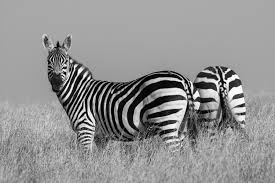
#> input picture ErosionDilation/picJ.jpeg, 275 x 183 px
$ python pythonJ.py
#> lines starting #> are read from the running program, lines starting #| are printed output that depends on the picture; after the words box and inside, x2 and y2 are one past the last pixel; in counts of white or black regions, pixels touching at a corner belong together
import cv2
import numpy as np
import matplotlib.pyplot as plt
import tkinter as tk
from tkinter import filedialog

# 1. Open local file picker
root = tk.Tk()
root.withdraw()
print("Select a COLORED image to see the Image Dilation and Erosion...")
image_path = filedialog.askopenfilename(title="Select Image",
                                        filetypes=[("Image files", "*.png *.jpg *.jpeg")])
#> the answer given: picJ.jpeg

if not image_path:
    print("No file selected! Exiting...")
else:
    # Load image
    img = cv2.imread(image_path)
#> img is the input picture: shape (183, 275, 3); min 0, max 255, mean 146.1
    if img is None:
        print("Error: Could not load image.")
    else:
        img = cv2.resize(img, (400, 400))
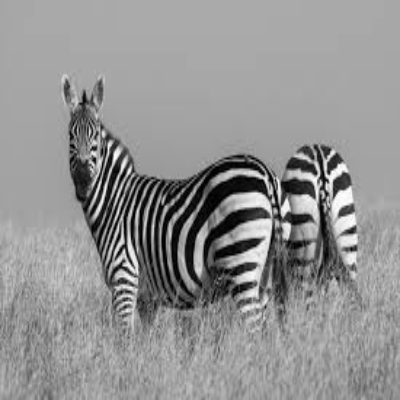
#> img: shape (400, 400, 3); min 0, max 255, mean 146
        img_rgb = cv2.cvtColor(img, cv2.COLOR_BGR2RGB)

        # --- PRE-PROCESSING ---
        # Convert to grayscale then Binary for Morphological Operations
        gray = cv2.cvtColor(img, cv2.COLOR_BGR2GRAY)
        _, binary_img = cv2.threshold(gray, 127, 255, cv2.THRESH_BINARY)
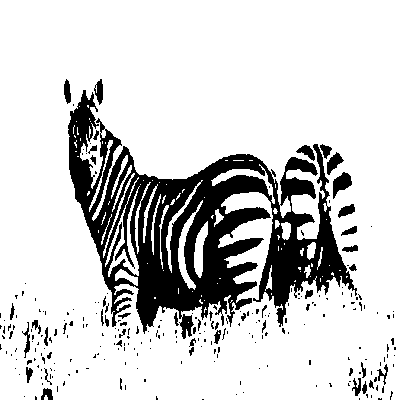
#> binary_img: shape (400, 400); 81.3% white; 257 black regions (212 under 20 px), largest, box (x1, y1, x2, y2) and area: (68, 90, 357, 339) 26235, (333, 172, 352, 199) 279, (327, 152, 344, 175) 190

        # Define Structuring Element (Kernel)
        kernel = np.ones((5, 5), np.uint8)

        # --- MORPHOLOGICAL OPERATIONS ---
        # 1. Erosion: Shrinks the white objects
        eroded = cv2.erode(binary_img, kernel, iterations=1)
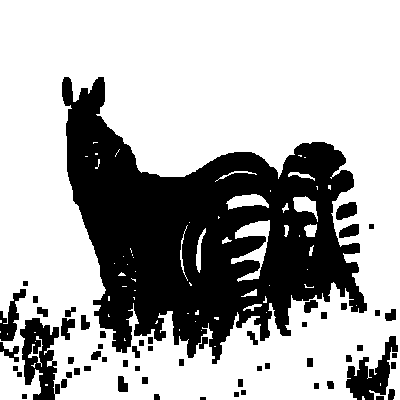
#> eroded: shape (400, 400); 68.1% white; 59 black regions (1 under 20 px), largest, box (x1, y1, x2, y2) and area: (62, 77, 367, 364) 43772, (20, 318, 60, 400) 1993, (346, 336, 398, 400) 1484

        # 2. Dilation: Expands the white objects
        dilated = cv2.dilate(binary_img, kernel, iterations=1)
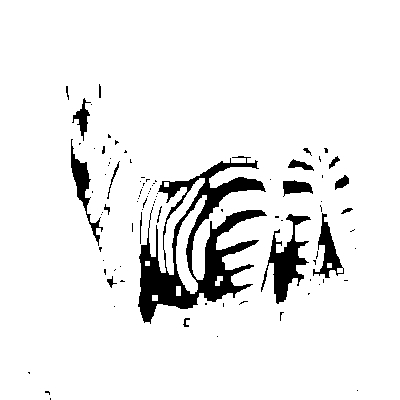
#> dilated: shape (400, 400); 92.6% white; 92 black regions (73 under 20 px), largest, box (x1, y1, x2, y2) and area: (138, 156, 267, 324) 7144, (261, 214, 311, 304) 1601, (71, 139, 103, 246) 756

        # --- DISPLAY RESULTS (4 Images) ---
        titles = ['1. Original Input', '2. Binary Version',
                  '3. After Erosion', '4. After Dilation']
        images = [img_rgb, binary_img, eroded, dilated]

        plt.figure(figsize=(12, 10))
        for i in range(4):
            plt.subplot(2, 2, i+1)
            # Use gray colormap for B&W images, none for RGB
            if i == 0:
                plt.imshow(images[i])
            else:
                plt.imshow(images[i], cmap='gray')
            plt.title(titles[i])
            plt.axis('off')

        plt.tight_layout()
        plt.show()
